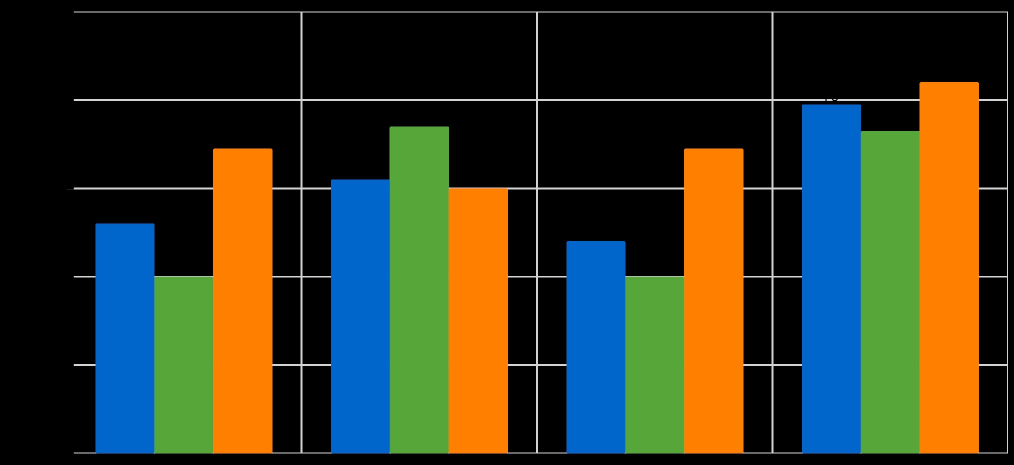
#> input picture imgCleaver.jpg, 2027 x 930 px (shown at 1/2 size)
$ python procesoAdqInfo.py
#> lines starting #> are read from the running program, lines starting #| are printed output that depends on the picture
from email.mime import image
from PIL import Image
import PIL
from pytesseract import pytesseract
import cv2


pytesseract.tesseract_cmd = 'C:\Program Files\Tesseract-OCR\\tesseract'
#path_to_image = 'imgCleaver.jpg'
#print(pytesseract.image_to_string(path_to_image))
image = PIL.Image.open('imgCleaver.jpg')
#> image is the input picture: PIL image 2027x930 RGB; mean R, G, B 54.6, 57.8, 37.9
#720,330
new_image = image.resize((1440,660 ))
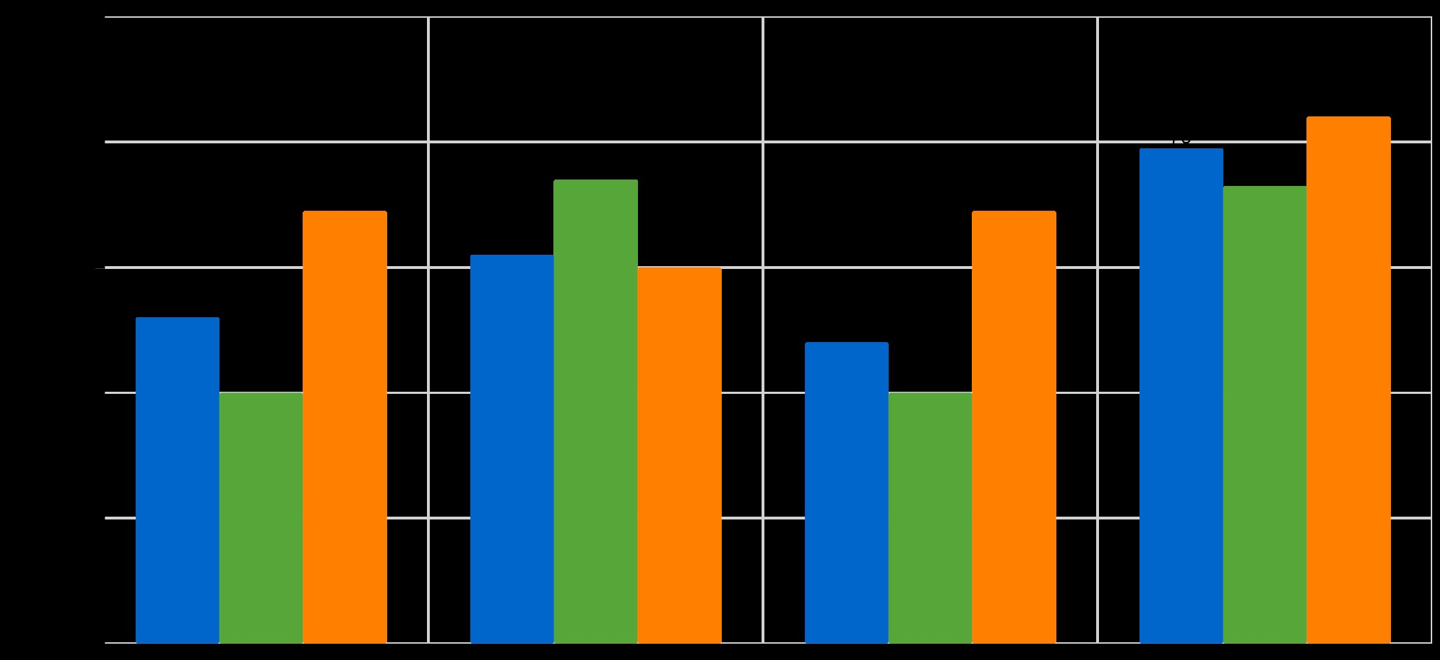
#> new_image: PIL image 1440x660 RGB; mean R, G, B 54.7, 58, 38
#> (the run stopped early here; a loop or call above may not have finished)

$ run again, with testa.jpg copied over imgCleaver.jpg
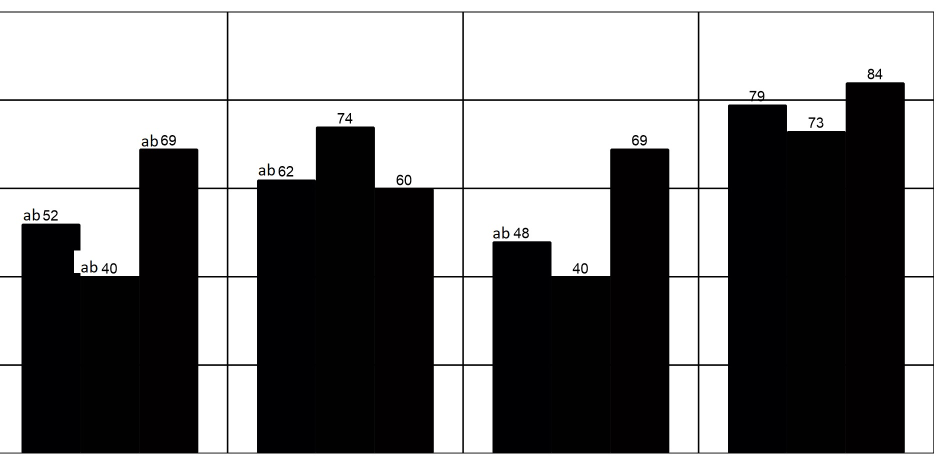
#> input picture testa.jpg, 1879 x 930 px (shown at 1/2 size)
#> image is the input picture: PIL image 1879x930 RGB; mean R, G, B 137.2, 136.9, 137.3
#> `new_image = image.resize((1440,660 ))`:
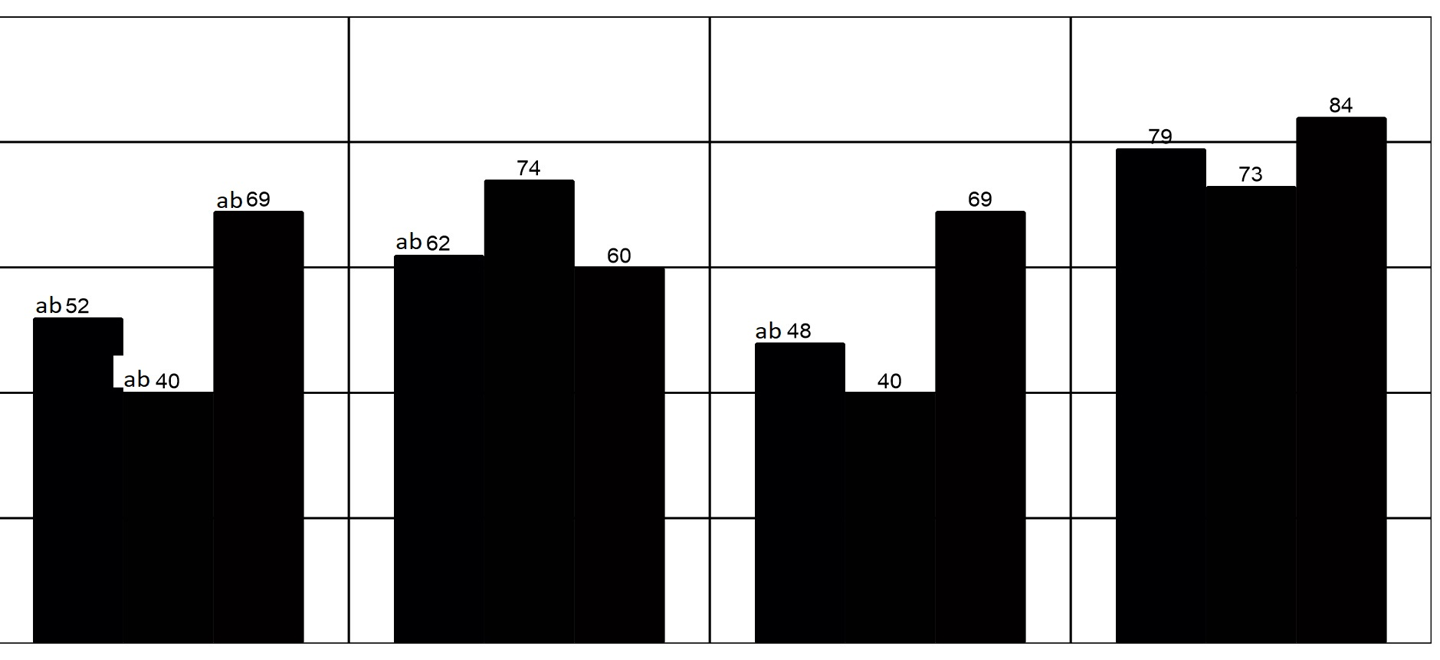
#> new_image: PIL image 1440x660 RGB; mean R, G, B 137.1, 136.8, 137.2

$ run again, with ImgZavic.png saved as imgCleaver.jpg
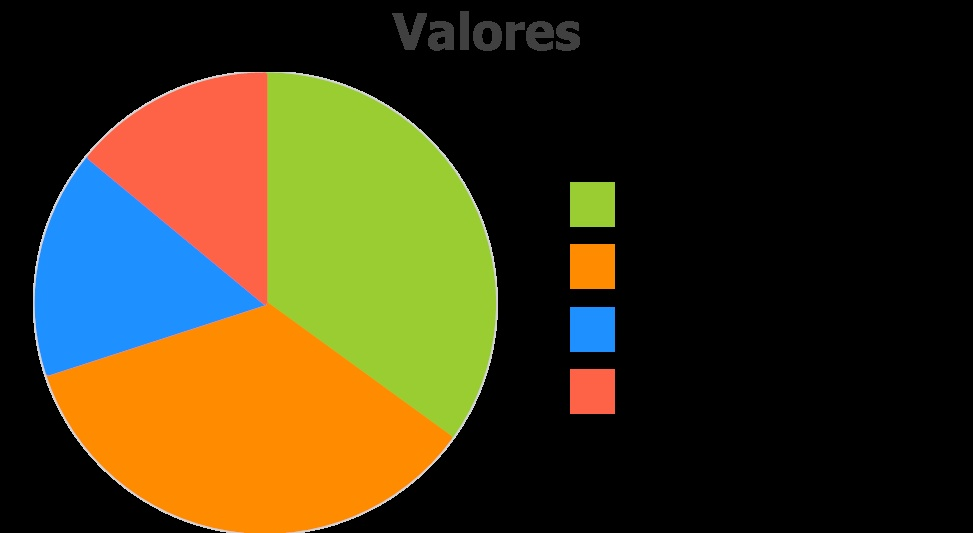
#> input picture ImgZavic.png, 973 x 533 px
#> image is the input picture: PIL image 973x533 RGB; mean R, G, B 63.8, 54.5, 25.3
#> `new_image = image.resize((1440,660 ))`:
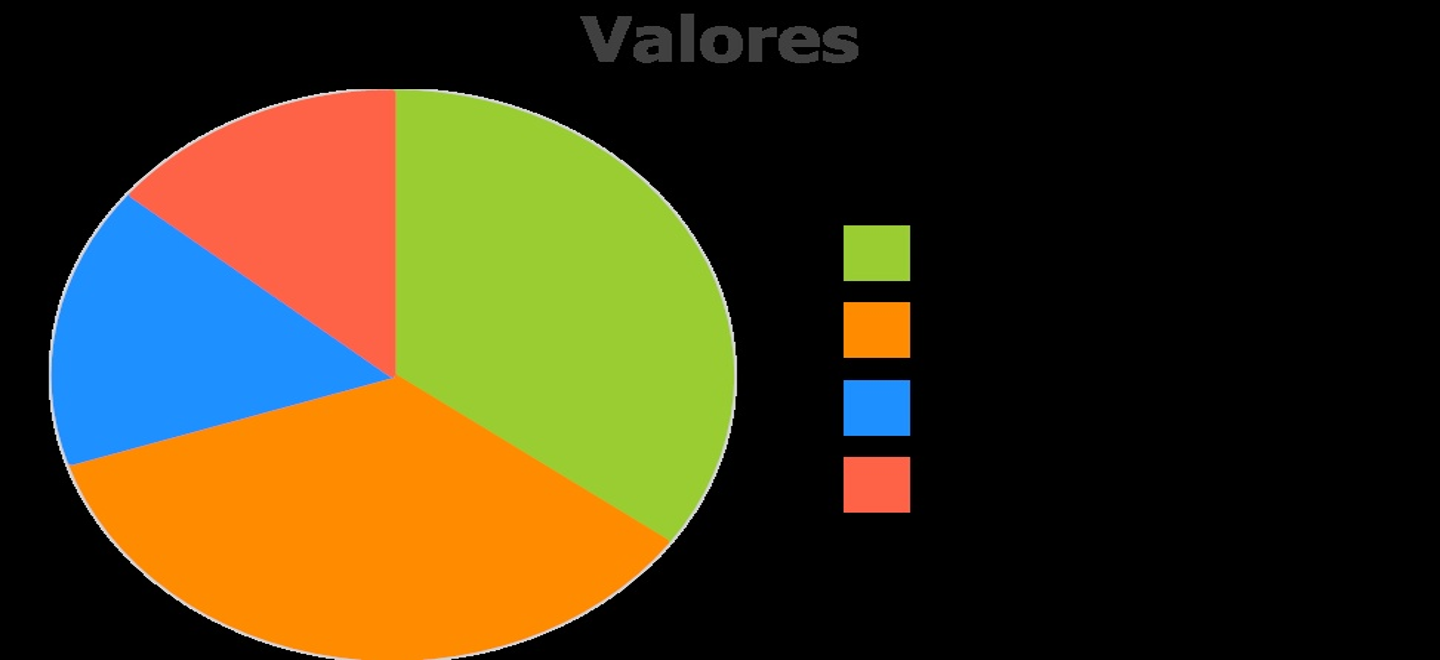
#> new_image: PIL image 1440x660 RGB; mean R, G, B 63.8, 54.5, 25.4
